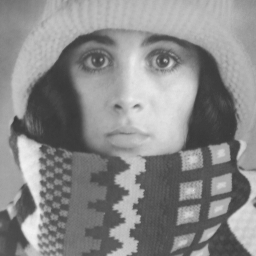
#> input picture 4-pca/trui.png, 256 x 256 px
$ jupyter execute --allow-errors ML_PCA_student.ipynb   (shell and % lines are left out)
#> lines starting #> are read from the running program, lines starting #| are printed output that depends on the picture
# INF-SR: LabExercise Principal Component Analysis

Some (hidden) $\LaTeX$ definitions
$\newcommand{\v}[1]{{\mathbf #1}}$
$\newcommand{\ls}[1]{^{(#1)}}$
$\newcommand{\T}{^\intercal}$
$\DeclareMathOperator{\Normal}{Normal}$
$\newcommand{\expup}[1]{\mathrm{e}^{#1}}$

[cell 1]
import numpy as np
import matplotlib.pyplot as plt
import skimage
import imageio
import os
import wget
import sys
from mpl_toolkits.mplot3d import Axes3D

def sr_download(file):
#> called with file = 'data3d.txt'
    if not os.path.isfile(file):
        url = "https://staff.fnwi.uva.nl/r.vandenboomgaard/downloads/" + file
        print('[sr]',f'Downloading file {file} for statistical reasoning course')
        wget.download(url)
#> (this line was passed over: the network is not available in this run)
    else:
        print('[sr]',f'data {file} already downloaded')

sr_download('data3d.txt')
sr_download('trui.png')

import sys
print(sys.version)

## A Simple 3D Data Set

Consider a simple 3D data set. Below you see two different views (from different angles) on the same data set. From the view in the right picture, you can see that the cloud of data points is almost flat in one direction.

The principal component analysis aims at finding a new origin and set of basis vectors that better 'fit' the data. The new origin will be the mean of your the vectors in your data set. The new basis vectors (in the space with a new origin) will be the eigenvectors of the covariance matrix.

We will use PCA for the dimensionality reduction of our data set. For the depicted data set, you can imagine that the coordinate for the basis vector perpendicular to the pancake-shaped point cloud doesn't add much information. Reducing the dimension from three to two is nothing else than setting that coordinate---in the shifted and rotated coordinate system---to zero.

The code below reads in the data and plots it.

#> (a cell that did not finish here is left out)

In case you have ``qt`` installed you can change the statement ``%matplotlib inline`` to ``%matplotlib qt`` to view the dataset in a 3D renderer that allows you to view the dataset from all angles. Afterwards you should run the next cell to have all subsequent figures to be rendered inline again.

The data matrix $X$ has all the vectors in the data sets as *rows* in it. The mean vector of the data set is easily calculated:

[cell 3]
# calculate the mean as a (3,) shaped array
def calc_mean(X):
    return np.mean(X, axis=0)

From that we can calculate the 'zero mean' data set $X_{zm}$ by subtracting the mean vector from all rows in $X$.

[cell 4]
# Calculate zero mean data set
def zero_mean(X):
    return X - calc_mean(X)

#> (the rest of this cell did not finish here and is left out)

Remember that the covariance matrix of the *zero mean* data set can be calculated as:
$$ C = \frac{1}{m} \sum_{i=1}^{m} \v x\ls i (\v x \ls i)\T $$
where the $\v x\ls i$ are the rows of the zero mean data matrix.

[cell 5]
# Calculate the covariance matrix without an explicit (Python) loop
# over the rows and without using a built-in function.
def covariance_matrix(Xzm):
    m = Xzm.shape[0]
    C = (Xzm.T @ Xzm) / m
    return C
#> (the rest of this cell did not finish here and is left out)

The eigenvectors of the covariance matrix form a new basis in the zero-mean feature space. In the original space the eigenvectors form a translated basis (what is called an affine basis). Draw the eigen (affine) basis vectors in the original basis, be sure to draw the vectors starting at the mean vector. Also give them a length that is about 3 times the standard deviation in that direction. Start with the scatter plot of the original data and draw the vectors in the scatter plot.

For PCA analysis we need to calculate the eigenvalue decomposition of the covariance matrix. In ``numpy.linalg`` we find two functions: ``eig`` and ``eigh``. Which one we need to use? (Read the documentation to make a choice).

[cell 6]
def sorted_eigensystem(C):
    """Return tupe (d,U) where eigenvalues in d and eigenvectors in U (matrix)
    The eigenvalues in d should be in decreasing order"""
    values, vectors = np.linalg.eigh(C) # get the sorted eigenvalues and eigenvectors from a symmetric matrix
    return values[::-1], vectors[:,::-1] # reverse the order of the eigenvalues and eigenvectors

You can observe the eigenvectors with the following code:

[cell 7]
def plot_axes():
    f1 = plt.figure(figsize=(10,10))
    ax1 = f1.add_subplot(111,projection='3d')
    ax1.scatter(X[:,0],X[:,1],X[:,2],'r', color='gray', alpha=0.2);
    ax1.set_xlabel(r'$X_1$');
    ax1.set_ylabel(r'$X_2$');
    ax1.set_zlabel(r'$X_3$');

    d, U = sorted_eigensystem(C)
    meanvector = calc_mean(X)
    ax1.quiver3D(*meanvector, *U[:,0], length=3*np.sqrt(d[0]), lw=3, color='b', arrow_length_ratio=0.1)
    ax1.quiver3D(*meanvector, *U[:,1], length=3*np.sqrt(d[1]), lw=3, color='g', arrow_length_ratio=0.1)
    ax1.quiver3D(*meanvector, *U[:,2], length=3*np.sqrt(d[2]), lw=3, color='r', arrow_length_ratio=0.1);

# %matplotlib inline
#> (the rest of this cell did not finish here and is left out)

Here the ``%matplotlib qt`` 'trick' is usefull to see the axes from different angles. Be aware that the 3D drawing capability of matplotlib is rather a hack (e.g. no equal axes are possible so the eigenvectors do not appear to be perpendicular...).

[cell 8]
# uncomment the following three lines to see the plot in the qt viewer
# %matplotlib qt
# plot_axes()
# %matplotlib inline

Every point in 3D space can be projected on the (affine) subspace spanned by the the first two eigenvectors of the covariance matrix.

[cell 9]
def plot_axes_2():
    mn = calc_mean(X)
    Xzm = X-mn
    d, U = sorted_eigensystem(covariance_matrix(Xzm))
    # project the points in X onto the 2D affine subspace
    # spanned by the first two eigenvectors of the covariance matrix
    # The result of the following block of code should be an array Xp
    # of shape (1000,3)

    U2 = U[:, :2]
    Xp = (U2 @ U2.T @ Xzm.T).T + mn


    f1 = plt.figure(figsize=(10,10))
    ax1 = plt.subplot(111,projection='3d')
    ax1.scatter(Xp[:,0], Xp[:,1], Xp[:,2],'r', color='black');
    ax1.set_xlabel(r'$X_1$');
    ax1.set_ylabel(r'$X_2$');
    ax1.set_zlabel(r'$X_3$');
    return Xp

#> (the rest of this cell did not finish here and is left out)

To see the difference you really need to view the plot in qt and look at it from several angles

[cell 10]
# uncomment the following lines to see the qt viewer
# %matplotlib qt
# plot_axes_2();
# %matplotlib inline

## Eigen Images

<font color='red'>
Note for SR2023-2024: This section will not be graded. We highly recommend you still try to better understand the concept, especially since it is part of the exam material.
</font>

An image of $N\times N$ pixels can be interpreted as a data vector in $N^2$ dimensional space. Now let's consider a set of $m$ of those images as our data matrix $X$. In this exercise we don't consider large images as our data vectors but we look at small $N\times N$ details from images. Below the code to randomly select just 16 of those detail images from one larger image with $N=8$.

[cell 11]
plt.figure()
import imageio
f = imageio.v2.imread('trui.png')
#> f is the input picture: shape (256, 256); min 56, max 241, mean 137.7
plt.imshow(f); plt.gray()
plt.title('Image with 256x256 pixels')
plt.axis('off')
m = 16 # do not change this
N = 8
ys = np.random.randint(low=0, high=f.shape[0]-N, size=m)
xs = np.random.randint(low=0, high=f.shape[1]-N, size=m)
fs = np.zeros((m, N, N), dtype=f.dtype)
plt.figure()
for i, (y, x) in enumerate(zip(ys, xs)):
    fs[i,:,:] = f[y:(y+N), x:(x+N)]
    plt.subplot(4,4,i+1)
    plt.imshow(fs[i])
    plt.gray()
    plt.axis('off')
plt.suptitle('16 detail images of %d x %d pixels' % (N,N));
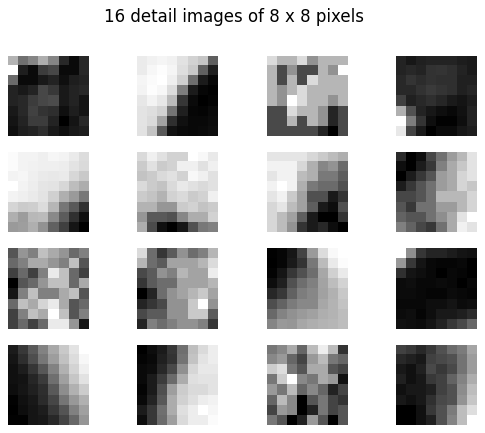
#> figure drawn by matplotlib, 16 panels

Your task is to collect many more details images (say $m=1000$) and do a PCA analysis on your data matrix. In this case you have to construct the mean and covariance matrix as you iterate through all your detail images.

In this situation you cannot first calculate the mean and then apply your zero_mean function to your data set. Instead you have to find a way to do the calculations incrementally for each vector in your data set (i.e. detail image). For the mean the way to do that should be obvious. For the covariance matrix you have to start with the definition of the covariance matrix for a sample:
$$ C = \frac{1}{m} \sum_{i=1}^{m} (\v x\ls i-\bar{\v x}) (\v x\ls i-\bar{\v x})\T$$
where $\bar{\v x}$ is the mean vector of the data set. You first have to expand the above expression ('haakjes wegwerken' in Dutch, i.e. get rid of the parentheses) to arrive at an equation that allows you to calculate the covariance matrix incrementally (as you work your way through all examples). This leads to the following expression for the covariance matrix:

\begin{align}
C = \left(\frac{1}{m} \sum_{i=1}^{m} \v x\ls i (\v x\ls i)\T\right) - \bar{\v x}\bar{\v x}\T
\end{align}

In the next cell you have to provide the missing code such that at the end the mean of the image details (``mean_fdetail``) and the covariance matrix (``cov_fdetail``) are calculated. The numpy function ``np.outer`` might be of some use.

[cell 12]
def calculate_mean_covariance(f, N, m, verbose=True):
    """
    This function calculates the mean vector (mean_fdetail) and covariance matrix
    (cov_fdetail) of the set of m vectors that are randomly chosen from the image f
    where each vector corresponds with a NxN detail from the image f. The function returns
    the tuple (mean_fdetail, cov_fdetail). If verbose=True all the top-left corners of
    the NxN image details are plotted on top of the rendering of image f
    """
#> called with N = 8, m = 2000, verbose = True
    # make arrays of x,y indices in the image (top-left corners of the NxN detail images)
    ys = np.random.randint(low=0, high=f.shape[0]-N, size=m)
    xs = np.random.randint(low=0, high=f.shape[1]-N, size=m)
    if verbose:
        plt.figure()
        plt.imshow(f, cmap='gray')
        plt.scatter(ys, xs, marker='.')
        plt.axis('off')
    # initialization of mean_fdetail and cov_fdetail
    #. Your solution here ...
    for y, x in zip(ys, xs):
        # get the NxN image detail at position (x,y) from the image
        # and make it into a vector (with flatten method)
        fdetail = f[y:(y+N), x:(x+N)].flatten().astype(np.float64)
        # update of mean_fdetail and cov_fdetail with new detail vector
        #. Your solution here ...
    # finalizing after loop resulting in mean_fd and cov_fd
    #. Your solution here ...
    return mean_fdetail, cov_fdetail

f = imageio.v2.imread('trui.png')
np.random.seed(8634832)
#> (the rest of this cell did not finish here and is left out)

The image above shows the original image with dots reprensenting the $m$ top left corners of the detail images used to calculate the mean vector (image) and the covariance matrix.

[cell 13]
plt.figure()
#> (the rest of this cell did not finish here and is left out)

Observe that the mean image is an almost constant image. Don't be fooled by the ``imshow`` rendering of the image. The function ``imshow`` stretches the gray values from black to white over the range present in the image. So even small differences in gray value are made visible. Also note that the value in the mean image is almost equal to the mean of all gray values in the image: a perfect gray, somewhere in the middle of all possible gray values. This is often the case for arbitrary images (the 'gray world assumption' is even valid for a large set of natural color images).

For PCA analysis we need to calculate the eigen value decomposition of the covariance matrix. Use the sorted_eigensystem function to calculate the eigenvectors (after a reshape these are the eigenimages in this case)

Make a plot of the 'eigen image details' corresponding with the ten **largest** eigenvalues. Make sure to display the images with colormap 'gray' (`imshow(image, cmap='gray')`)

Your image should look something like:

#> (a cell that did not finish here is left out)

Your image should look a bit like


In the course on computer vision we will see these types of image details as the basic 'building blocks' for images.

## Image Compression using PCA

<font color='red'>
This section will not be graded. You don't have to program anything new. Your functions `calculate_mean_covariance` and `sorted_eigensystem` will be used.
</font>

What if we replaced each small $N\times N$ detail in an image with its PCA approximation based on the first $k$ components only? This is exactly what you have to do in the remainder of this notebook. Use the 'trui.png' image for this and for convenience make $N$ an integer divisor of 256 (8, 16, ..). In the cell(s) below you should plot side by side the original image $\v x$ and its approximated version $U_k \v y_k + \bar{\v x}$ where $\v y_k = U_k\T(\v x - \bar{\v x})$.

Experiment with different values of $N$ and $k$, it depends on the size of $N$ what minimal $k$ will give acceptable results (you'll be the judge.. Hint a quantitative approach where you make a plot of the mean squared difference of the original and approximated image will get you some extra points...).

The minimal result we want to see below is a figure where side by side the original image is shown and next to it the approximated image where you replace each $N\times N$ block with its approximation using $k$ eigenvectors (do not forget to add the mean gray value).

[cell 15]
f = imageio.v2.imread('trui.png')
np.random.seed(8634832)
N = 8
#> (the rest of this cell did not finish here and is left out)
